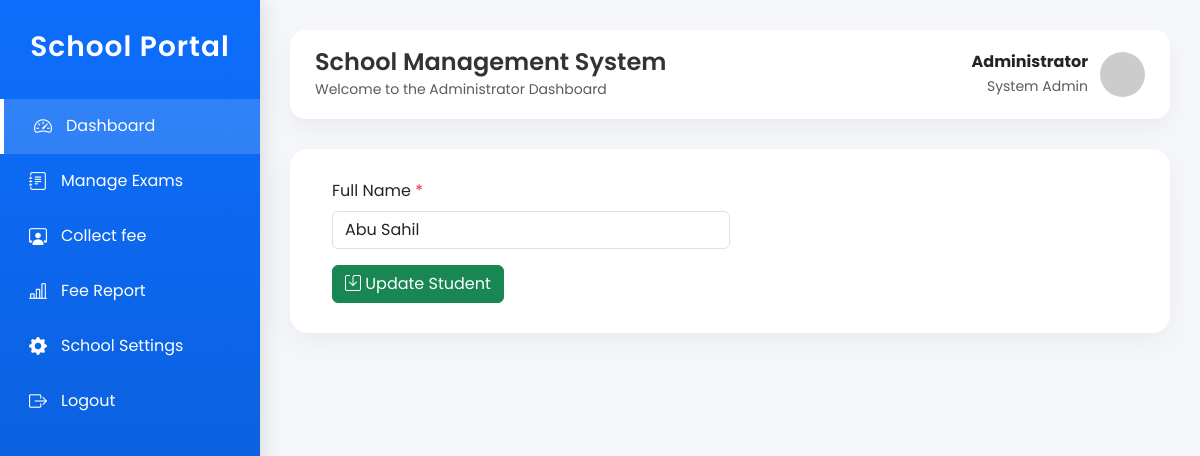
Before: /edit_student/2 (signed in) with the older database file.
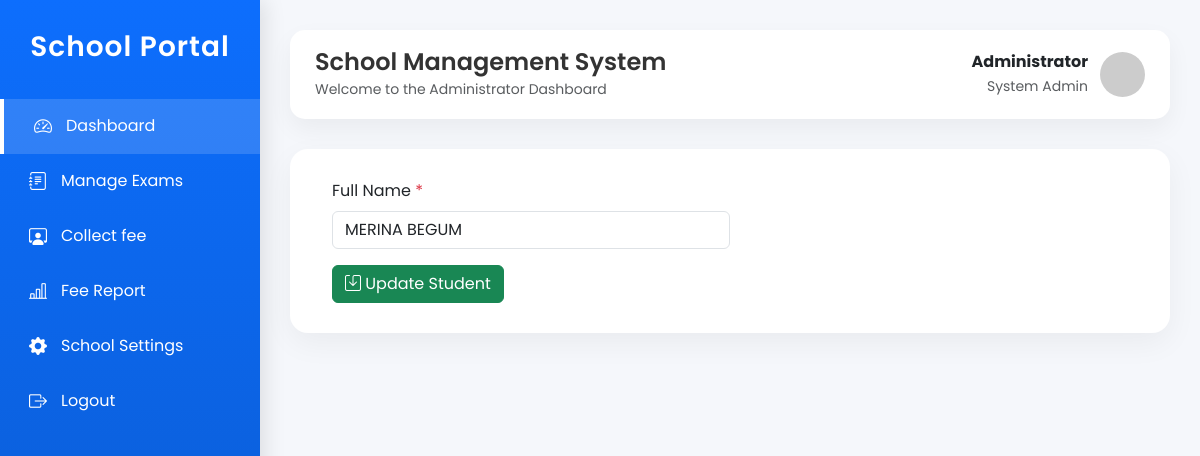
After: the same page with the newer database file.
### application/model.py (models this page shows)
class User(db.Model, UserMixin):
    __tablename__ = "users"
    id = db.Column(db.Integer, primary_key=True)
    role = db.Column(db.String(20), nullable=False)       # Admin / Staff / Student
    name = db.Column(db.String(100), nullable=False)
    email = db.Column(db.String(100), unique=True, nullable=False)
    password = db.Column(db.String(255), nullable=False)
    is_active = db.Column(db.Boolean, default=True)
    created_at = db.Column(db.DateTime, default=datetime.utcnow)
    staff = db.relationship("Staff",back_populates="user",uselist=False,cascade="all, delete-orphan")
    student = db.relationship("Student",back_populates="user",uselist=False,cascade="all, delete-orphan")

### application/controler.py (the view, shortened to what this page needs)
@app.route("/edit_student/<int:id>", methods=["GET", "POST"])
@login_required
def edit_student(id):
    if current_user.role != "admin":
            flash("Only Admin can access this page.", "danger")
            return redirect(url_for("login"))
    user = User.query.get_or_404(id)
    return render_template(
                "admin/edit_student.html",
                user=user
            )

### application/controler.py (called while the page is built)
@login_manager.user_loader
def load_user(user_id):
    return User.query.get(int(user_id))

### templates/admin/edit_student.html (shortened to what this page needs)
{% extends "admin/admin_dashboard.html" %}
{% block content %}
<div class="container-fluid">
    <form method="POST" action="/edit_student/{{user.id}}">
    <div class="col-md-6 mb-3">
            <label class="form-label">Full Name <span class="text-danger">*</span></label>
            <input type="text" name="name" class="form-control" value="{{user.name}}" required>
    </div>
    <button class="btn btn-success">
                    <i class="bi bi-save"></i>
                    Update Student
    </button>
    </form>
</div>
{% endblock%}

Changed rows visible on the page:
changed User: name "Abu Sahil" → "MERINA BEGUM"
